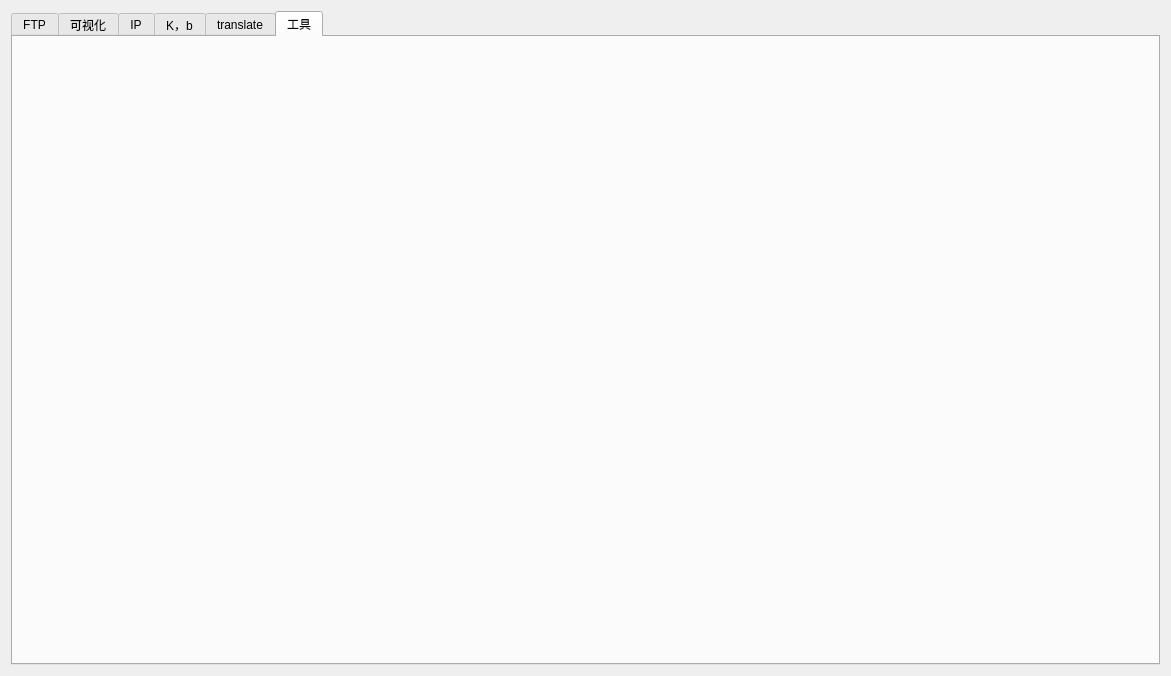
<?xml version="1.0" encoding="UTF-8"?>
<ui version="4.0">
 <class>Widget</class>
 <widget class="QWidget" name="Widget">
  <property name="geometry">
   <rect>
    <x>0</x>
    <y>0</y>
    <width>1171</width>
    <height>676</height>
   </rect>
  </property>
  <property name="windowTitle">
   <string>Widget</string>
  </property>
  <property name="autoFillBackground">
   <bool>true</bool>
  </property>
  <layout class="QGridLayout" name="gridLayout_9">
   <item row="0" column="0">
    <widget class="QTabWidget" name="tabWidget">
     <property name="maximumSize">
      <size>
       <width>16777215</width>
       <height>16777215</height>
      </size>
     </property>
     <property name="mouseTracking">
      <bool>true</bool>
     </property>
     <property name="layoutDirection">
      <enum>Qt::LeftToRight</enum>
     </property>
     <property name="autoFillBackground">
      <bool>true</bool>
     </property>
     <property name="styleSheet">
      <string notr="true">font: 12pt &quot;微软雅黑&quot;;</string>
     </property>
     <property name="tabShape">
      <enum>QTabWidget::Rounded</enum>
     </property>
     <property name="currentIndex">
      <number>5</number>
     </property>
     <property name="elideMode">
      <enum>Qt::ElideNone</enum>
     </property>
     <widget class="QWidget" name="tabWidget_FTP">
      <attribute name="title">
       <string>FTP</string>
      </attribute>
      <layout class="QGridLayout" name="gridLayout_11">
       <item row="0" column="0" colspan="2">
        <widget class="QWidget" name="widget_6" native="true">
         <layout class="QGridLayout" name="gridLayout_6">
          <property name="leftMargin">
           <number>0</number>
          </property>
          <property name="topMargin">
           <number>0</number>
          </property>
          <property name="rightMargin">
           <number>0</number>
          </property>
          <property name="bottomMargin">
           <number>0</number>
          </property>
          <property name="spacing">
           <number>0</number>
          </property>
          <item row="0" column="0">
           <widget class="QLabel" name="label_3">
            <property name="styleSheet">
             <string notr="true">font: 9pt &quot;微软雅黑&quot;;</string>
            </property>
            <property name="text">
             <string>FTP 服务器：</string>
            </property>
           </widget>
          </item>
          <item row="0" column="1">
           <widget class="QLineEdit" name="lineEdit">
            <property name="styleSheet">
             <string notr="true">font: 9pt &quot;微软雅黑&quot;;</string>
            </property>
            <property name="text">
             <string>ftp://Goldensun:7622041.@10.108.12.31:21</string>
            </property>
           </widget>
          </item>
          <item row="0" column="2">
           <widget class="QPushButton" name="pushButton_connect">
            <property name="styleSheet">
             <string notr="true">font: 9pt &quot;微软雅黑&quot;;</string>
            </property>
            <property name="text">
             <string>登录</string>
            </property>
           </widget>
          </item>
         </layout>
        </widget>
       </item>
       <item row="1" column="0">
        <widget class="QWidget" name="widget_5" native="true">
         <layout class="QGridLayout" name="gridLayout_8">
          <property name="leftMargin">
           <number>0</number>
          </property>
          <property name="topMargin">
           <number>0</number>
          </property>
          <property name="rightMargin">
           <number>0</number>
          </property>
          <property name="bottomMargin">
           <number>0</number>
          </property>
          <property name="spacing">
           <number>0</number>
          </property>
          <item row="0" column="0">
           <widget class="QWidget" name="widget_9" native="true">
            <layout class="QGridLayout" name="gridLayout_4">
             <property name="leftMargin">
              <number>0</number>
             </property>
             <property name="topMargin">
              <number>0</number>
             </property>
             <property name="rightMargin">
              <number>0</number>
             </property>
             <property name="bottomMargin">
              <number>0</number>
             </property>
             <property name="spacing">
              <number>0</number>
             </property>
            </layout>
           </widget>
          </item>
          <item row="2" column="0">
           <widget class="QWidget" name="widget_11" native="true">
            <layout class="QGridLayout" name="gridLayout_3">
             <property name="leftMargin">
              <number>0</number>
             </property>
             <property name="topMargin">
              <number>0</number>
             </property>
             <property name="rightMargin">
              <number>0</number>
             </property>
             <property name="bottomMargin">
              <number>0</number>
             </property>
             <property name="spacing">
              <number>0</number>
             </property>
            </layout>
           </widget>
          </item>
          <item row="1" column="0">
           <widget class="QTreeWidget" name="treeWidget_ftp">
            <property name="styleSheet">
             <string notr="true">font: 9pt &quot;微软雅黑&quot;;</string>
            </property>
            <property name="autoScrollMargin">
             <number>16</number>
            </property>
            <column>
             <property name="text">
              <string>名称</string>
             </property>
            </column>
            <column>
             <property name="text">
              <string>修改日期</string>
             </property>
            </column>
            <column>
             <property name="text">
              <string>大小</string>
             </property>
            </column>
           </widget>
          </item>
         </layout>
        </widget>
       </item>
       <item row="1" column="1">
        <widget class="QWidget" name="widget_7" native="true">
         <layout class="QGridLayout" name="gridLayout_5">
          <property name="leftMargin">
           <number>0</number>
          </property>
          <property name="topMargin">
           <number>0</number>
          </property>
          <property name="rightMargin">
           <number>0</number>
          </property>
          <property name="bottomMargin">
           <number>0</number>
          </property>
          <property name="spacing">
           <number>0</number>
          </property>
          <item row="0" column="0">
           <widget class="QTreeWidget" name="treeWidget_localfile">
            <property name="styleSheet">
             <string notr="true">font: 9pt &quot;微软雅黑&quot;;</string>
            </property>
            <column>
             <property name="text">
              <string>名称</string>
             </property>
            </column>
            <column>
             <property name="text">
              <string>修改日期</string>
             </property>
            </column>
            <column>
             <property name="text">
              <string>大小</string>
             </property>
            </column>
           </widget>
          </item>
         </layout>
        </widget>
       </item>
       <item row="2" column="0">
        <widget class="QWidget" name="widget_10" native="true">
         <layout class="QGridLayout" name="gridLayout_10">
          <property name="leftMargin">
           <number>0</number>
          </property>
          <property name="topMargin">
           <number>0</number>
          </property>
          <property name="rightMargin">
           <number>0</number>
          </property>
          <property name="bottomMargin">
           <number>0</number>
          </property>
          <property name="spacing">
           <number>0</number>
          </property>
          <item row="0" column="0">
           <widget class="QLabel" name="label_4">
            <property name="styleSheet">
             <string notr="true">font: 9pt &quot;微软雅黑&quot;;</string>
            </property>
            <property name="text">
             <string>进度条：</string>
            </property>
           </widget>
          </item>
          <item row="0" column="1">
           <widget class="QProgressBar" name="progressBar">
            <property name="styleSheet">
             <string notr="true">font: 9pt &quot;微软雅黑&quot;;</string>
            </property>
            <property name="value">
             <number>24</number>
            </property>
           </widget>
          </item>
          <item row="0" column="2">
           <widget class="QPushButton" name="pushButton_canceldownload">
            <property name="styleSheet">
             <string notr="true">font: 9pt &quot;微软雅黑&quot;;</string>
            </property>
            <property name="text">
             <string>取消</string>
            </property>
           </widget>
          </item>
         </layout>
        </widget>
       </item>
       <item row="2" column="1">
        <widget class="QWidget" name="widget_8" native="true">
         <layout class="QGridLayout" name="gridLayout_7">
          <property name="leftMargin">
           <number>0</number>
          </property>
          <property name="topMargin">
           <number>0</number>
          </property>
          <property name="rightMargin">
           <number>0</number>
          </property>
          <property name="bottomMargin">
           <number>0</number>
          </property>
          <property name="spacing">
           <number>0</number>
          </property>
          <item row="0" column="0">
           <spacer name="horizontalSpacer_6">
            <property name="orientation">
             <enum>Qt::Horizontal</enum>
            </property>
            <property name="sizeHint" stdset="0">
             <size>
              <width>40</width>
              <height>20</height>
             </size>
            </property>
           </spacer>
          </item>
          <item row="0" column="1">
           <widget class="QComboBox" name="comboBox">
            <property name="minimumSize">
             <size>
              <width>67</width>
              <height>0</height>
             </size>
            </property>
            <property name="styleSheet">
             <string notr="true">font: 9pt &quot;微软雅黑&quot;;</string>
            </property>
            <item>
             <property name="text">
              <string>C盘</string>
             </property>
             <property name="icon">
              <iconset>
               <normaloff>:/images/c.jpg</normaloff>:/images/c.jpg</iconset>
             </property>
            </item>
            <item>
             <property name="text">
              <string>D盘</string>
             </property>
             <property name="icon">
              <iconset>
               <normaloff>:/images/d.jpg</normaloff>:/images/d.jpg</iconset>
             </property>
            </item>
            <item>
             <property name="text">
              <string>E盘</string>
             </property>
             <property name="icon">
              <iconset>
               <normaloff>:/images/d.jpg</normaloff>:/images/d.jpg</iconset>
             </property>
            </item>
            <item>
             <property name="text">
              <string>F盘</string>
             </property>
             <property name="icon">
              <iconset>
               <normaloff>:/images/d.jpg</normaloff>:/images/d.jpg</iconset>
             </property>
            </item>
           </widget>
          </item>
         </layout>
        </widget>
       </item>
       <item row="3" column="0">
        <widget class="QLabel" name="label_status">
         <property name="styleSheet">
          <string notr="true">font: 9pt &quot;Agency FB&quot;;</string>
         </property>
         <property name="text">
          <string/>
         </property>
        </widget>
       </item>
      </layout>
     </widget>
     <widget class="QWidget" name="tabWidget_SHOW">
      <attribute name="title">
       <string>可视化</string>
      </attribute>
      <layout class="QGridLayout" name="gridLayout_23">
       <item row="0" column="0">
        <widget class="QWidget" name="widget_13" native="true">
         <layout class="QGridLayout" name="gridLayout_15">
          <item row="0" column="0">
           <widget class="QScrollArea" name="scrollArea">
            <property name="widgetResizable">
             <bool>true</bool>
            </property>
            <widget class="QWidget" name="scrollAreaWidgetContents">
             <property name="geometry">
              <rect>
               <x>0</x>
               <y>0</y>
               <width>936</width>
               <height>1956</height>
              </rect>
             </property>
             <layout class="QGridLayout" name="gridLayout_14">
              <item row="0" column="0">
               <widget class="QWidget" name="widget" native="true">
                <property name="sizePolicy">
                 <sizepolicy hsizetype="Preferred" vsizetype="Preferred">
                  <horstretch>0</horstretch>
                  <verstretch>0</verstretch>
                 </sizepolicy>
                </property>
                <layout class="QGridLayout" name="gridLayout_2">
                 <item row="0" column="2">
                  <widget class="QwtPlot" name="qwtPlot">
                   <property name="minimumSize">
                    <size>
                     <width>550</width>
                     <height>300</height>
                    </size>
                   </property>
                   <property name="styleSheet">
                    <string notr="true">font: 9pt &quot;微软雅黑&quot;;</string>
                   </property>
                   <property name="canvasBackground" stdset="0">
                    <brush brushstyle="SolidPattern">
                     <color alpha="255">
                      <red>240</red>
                      <green>240</green>
                      <blue>240</blue>
                     </color>
                    </brush>
                   </property>
                   <property name="autoReplot" stdset="0">
                    <bool>true</bool>
                   </property>
                  </widget>
                 </item>
                </layout>
               </widget>
              </item>
              <item row="1" column="0">
               <widget class="QWidget" name="widget_15" native="true">
                <property name="sizePolicy">
                 <sizepolicy hsizetype="Preferred" vsizetype="Preferred">
                  <horstretch>0</horstretch>
                  <verstretch>0</verstretch>
                 </sizepolicy>
                </property>
                <layout class="QGridLayout" name="gridLayout_16">
                 <item row="0" column="1">
                  <widget class="QwtPlot" name="qwtPlot_2">
                   <property name="minimumSize">
                    <size>
                     <width>550</width>
                     <height>300</height>
                    </size>
                   </property>
                   <property name="canvasBackground" stdset="0">
                    <brush brushstyle="SolidPattern">
                     <color alpha="255">
                      <red>240</red>
                      <green>240</green>
                      <blue>240</blue>
                     </color>
                    </brush>
                   </property>
                   <property name="autoReplot" stdset="0">
                    <bool>true</bool>
                   </property>
                  </widget>
                 </item>
                </layout>
               </widget>
              </item>
              <item row="2" column="0">
               <widget class="QWidget" name="widget_16" native="true">
                <property name="sizePolicy">
                 <sizepolicy hsizetype="Preferred" vsizetype="Preferred">
                  <horstretch>0</horstretch>
                  <verstretch>0</verstretch>
                 </sizepolicy>
                </property>
                <layout class="QGridLayout" name="gridLayout_17">
                 <item row="0" column="1">
                  <widget class="QwtPlot" name="qwtPlot_3">
                   <property name="minimumSize">
                    <size>
                     <width>550</width>
                     <height>300</height>
                    </size>
                   </property>
                   <property name="canvasBackground" stdset="0">
                    <brush brushstyle="SolidPattern">
                     <color alpha="255">
                      <red>240</red>
                      <green>240</green>
                      <blue>240</blue>
                     </color>
                    </brush>
                   </property>
                   <property name="autoReplot" stdset="0">
                    <bool>true</bool>
                   </property>
                  </widget>
                 </item>
                </layout>
               </widget>
              </item>
              <item row="3" column="0">
               <widget class="QWidget" name="widget_17" native="true">
                <property name="sizePolicy">
                 <sizepolicy hsizetype="Preferred" vsizetype="Preferred">
                  <horstretch>0</horstretch>
                  <verstretch>0</verstretch>
                 </sizepolicy>
                </property>
                <layout class="QGridLayout" name="gridLayout_18">
                 <item row="0" column="1">
                  <widget class="QwtPlot" name="qwtPlot_4">
                   <property name="minimumSize">
                    <size>
                     <width>550</width>
                     <height>300</height>
                    </size>
                   </property>
                   <property name="canvasBackground" stdset="0">
                    <brush brushstyle="SolidPattern">
                     <color alpha="255">
                      <red>240</red>
                      <green>240</green>
                      <blue>240</blue>
                     </color>
                    </brush>
                   </property>
                   <property name="autoReplot" stdset="0">
                    <bool>true</bool>
                   </property>
                  </widget>
                 </item>
                </layout>
               </widget>
              </item>
              <item row="4" column="0">
               <widget class="QWidget" name="widget_18" native="true">
                <property name="sizePolicy">
                 <sizepolicy hsizetype="Preferred" vsizetype="Preferred">
                  <horstretch>0</horstretch>
                  <verstretch>0</verstretch>
                 </sizepolicy>
                </property>
                <layout class="QGridLayout" name="gridLayout_19">
                 <item row="0" column="1">
                  <widget class="QwtPlot" name="qwtPlot_5">
                   <property name="minimumSize">
                    <size>
                     <width>550</width>
                     <height>300</height>
                    </size>
                   </property>
                   <property name="canvasBackground" stdset="0">
                    <brush brushstyle="SolidPattern">
                     <color alpha="255">
                      <red>240</red>
                      <green>240</green>
                      <blue>240</blue>
                     </color>
                    </brush>
                   </property>
                   <property name="autoReplot" stdset="0">
                    <bool>true</bool>
                   </property>
                  </widget>
                 </item>
                </layout>
               </widget>
              </item>
              <item row="5" column="0">
               <widget class="QWidget" name="widget_19" native="true">
                <property name="sizePolicy">
                 <sizepolicy hsizetype="Preferred" vsizetype="Preferred">
                  <horstretch>0</horstretch>
                  <verstretch>0</verstretch>
                 </sizepolicy>
                </property>
                <layout class="QGridLayout" name="gridLayout_20">
                 <item row="0" column="1">
                  <widget class="QwtPlot" name="qwtPlot_6">
                   <property name="minimumSize">
                    <size>
                     <width>550</width>
                     <height>300</height>
                    </size>
                   </property>
                   <property name="canvasBackground" stdset="0">
                    <brush brushstyle="SolidPattern">
                     <color alpha="255">
                      <red>240</red>
                      <green>240</green>
                      <blue>240</blue>
                     </color>
                    </brush>
                   </property>
                   <property name="autoReplot" stdset="0">
                    <bool>true</bool>
                   </property>
                  </widget>
                 </item>
                </layout>
               </widget>
              </item>
             </layout>
            </widget>
           </widget>
          </item>
         </layout>
        </widget>
       </item>
       <item row="0" column="1">
        <widget class="QWidget" name="widget_20" native="true">
         <property name="maximumSize">
          <size>
           <width>200</width>
           <height>425</height>
          </size>
         </property>
         <layout class="QGridLayout" name="gridLayout_22">
          <item row="0" column="0">
           <widget class="QWidget" name="widget_14" native="true">
            <property name="sizePolicy">
             <sizepolicy hsizetype="Fixed" vsizetype="Fixed">
              <horstretch>0</horstretch>
              <verstretch>0</verstretch>
             </sizepolicy>
            </property>
            <property name="maximumSize">
             <size>
              <width>132</width>
              <height>174</height>
             </size>
            </property>
            <layout class="QGridLayout" name="gridLayout_12">
             <item row="0" column="0">
              <widget class="QCheckBox" name="checkBox">
               <property name="styleSheet">
                <string notr="true">font: 9pt &quot;微软雅黑&quot;;
gridline-color: rgb(0, 0, 255);</string>
               </property>
               <property name="text">
                <string>通道一</string>
               </property>
              </widget>
             </item>
             <item row="1" column="0">
              <widget class="QCheckBox" name="checkBox_2">
               <property name="styleSheet">
                <string notr="true">font: 9pt &quot;微软雅黑&quot;;</string>
               </property>
               <property name="text">
                <string>通道二</string>
               </property>
              </widget>
             </item>
             <item row="2" column="0">
              <widget class="QCheckBox" name="checkBox_3">
               <property name="styleSheet">
                <string notr="true">font: 9pt &quot;微软雅黑&quot;;</string>
               </property>
               <property name="text">
                <string>通道三</string>
               </property>
              </widget>
             </item>
             <item row="3" column="0">
              <widget class="QCheckBox" name="checkBox_4">
               <property name="styleSheet">
                <string notr="true">font: 9pt &quot;微软雅黑&quot;;</string>
               </property>
               <property name="text">
                <string>通道四</string>
               </property>
              </widget>
             </item>
             <item row="4" column="0">
              <widget class="QCheckBox" name="checkBox_5">
               <property name="styleSheet">
                <string notr="true">font: 9pt &quot;微软雅黑&quot;;</string>
               </property>
               <property name="text">
                <string>通道五</string>
               </property>
              </widget>
             </item>
             <item row="5" column="0">
              <widget class="QCheckBox" name="checkBox_6">
               <property name="styleSheet">
                <string notr="true">font: 9pt &quot;微软雅黑&quot;;</string>
               </property>
               <property name="text">
                <string>通道六</string>
               </property>
              </widget>
             </item>
            </layout>
           </widget>
          </item>
          <item row="1" column="0">
           <widget class="QWidget" name="widget_2" native="true">
            <property name="sizePolicy">
             <sizepolicy hsizetype="Fixed" vsizetype="Fixed">
              <horstretch>0</horstretch>
              <verstretch>0</verstretch>
             </sizepolicy>
            </property>
            <property name="minimumSize">
             <size>
              <width>1</width>
              <height>0</height>
             </size>
            </property>
            <property name="maximumSize">
             <size>
              <width>132</width>
              <height>227</height>
             </size>
            </property>
            <layout class="QGridLayout" name="gridLayout_21">
             <item row="0" column="0">
              <widget class="QPushButton" name="pushButton_openfile">
               <property name="sizePolicy">
                <sizepolicy hsizetype="Preferred" vsizetype="Fixed">
                 <horstretch>0</horstretch>
                 <verstretch>0</verstretch>
                </sizepolicy>
               </property>
               <property name="styleSheet">
                <string notr="true">font: 9pt &quot;微软雅黑&quot;;</string>
               </property>
               <property name="text">
                <string>打开文件</string>
               </property>
              </widget>
             </item>
             <item row="1" column="0">
              <widget class="QProgressBar" name="progressBar_readfile">
               <property name="styleSheet">
                <string notr="true">font: 9pt &quot;微软雅黑&quot;;</string>
               </property>
               <property name="value">
                <number>24</number>
               </property>
              </widget>
             </item>
             <item row="2" column="0">
              <widget class="QWidget" name="widget_12" native="true">
               <property name="sizePolicy">
                <sizepolicy hsizetype="Preferred" vsizetype="Fixed">
                 <horstretch>0</horstretch>
                 <verstretch>0</verstretch>
                </sizepolicy>
               </property>
               <layout class="QGridLayout" name="gridLayout">
                <property name="leftMargin">
                 <number>0</number>
                </property>
                <property name="topMargin">
                 <number>0</number>
                </property>
                <property name="rightMargin">
                 <number>0</number>
                </property>
                <property name="bottomMargin">
                 <number>0</number>
                </property>
                <property name="spacing">
                 <number>0</number>
                </property>
                <item row="0" column="0">
                 <widget class="QLabel" name="label_5">
                  <property name="sizePolicy">
                   <sizepolicy hsizetype="Preferred" vsizetype="Preferred">
                    <horstretch>0</horstretch>
                    <verstretch>0</verstretch>
                   </sizepolicy>
                  </property>
                  <property name="minimumSize">
                   <size>
                    <width>114</width>
                    <height>12</height>
                   </size>
                  </property>
                  <property name="styleSheet">
                   <string notr="true">font: 9pt &quot;微软雅黑&quot;;</string>
                  </property>
                  <property name="text">
                   <string>时间范围：</string>
                  </property>
                 </widget>
                </item>
                <item row="1" column="0">
                 <widget class="QLabel" name="label_timerange">
                  <property name="styleSheet">
                   <string notr="true">font: 9pt &quot;宋体&quot;;</string>
                  </property>
                  <property name="text">
                   <string/>
                  </property>
                 </widget>
                </item>
               </layout>
              </widget>
             </item>
             <item row="3" column="0">
              <widget class="QWidget" name="widget_3" native="true">
               <property name="sizePolicy">
                <sizepolicy hsizetype="Preferred" vsizetype="Fixed">
                 <horstretch>0</horstretch>
                 <verstretch>0</verstretch>
                </sizepolicy>
               </property>
               <layout class="QGridLayout" name="gridLayout_13">
                <property name="leftMargin">
                 <number>0</number>
                </property>
                <property name="topMargin">
                 <number>0</number>
                </property>
                <property name="rightMargin">
                 <number>0</number>
                </property>
                <property name="bottomMargin">
                 <number>0</number>
                </property>
                <property name="spacing">
                 <number>0</number>
                </property>
                <item row="0" column="0">
                 <widget class="QLabel" name="label">
                  <property name="styleSheet">
                   <string notr="true">font: 9pt &quot;微软雅黑&quot;;</string>
                  </property>
                  <property name="text">
                   <string>开始：</string>
                  </property>
                 </widget>
                </item>
                <item row="0" column="1">
                 <widget class="QDoubleSpinBox" name="doubleSpinBox">
                  <property name="styleSheet">
                   <string notr="true">font: 9pt &quot;微软雅黑&quot;;</string>
                  </property>
                 </widget>
                </item>
               </layout>
              </widget>
             </item>
             <item row="4" column="0">
              <widget class="QWidget" name="widget_4" native="true">
               <property name="sizePolicy">
                <sizepolicy hsizetype="Preferred" vsizetype="Fixed">
                 <horstretch>0</horstretch>
                 <verstretch>0</verstretch>
                </sizepolicy>
               </property>
               <layout class="QHBoxLayout" name="horizontalLayout_2">
                <property name="spacing">
                 <number>0</number>
                </property>
                <property name="leftMargin">
                 <number>0</number>
                </property>
                <property name="topMargin">
                 <number>0</number>
                </property>
                <property name="rightMargin">
                 <number>0</number>
                </property>
                <property name="bottomMargin">
                 <number>0</number>
                </property>
                <item>
                 <widget class="QLabel" name="label_2">
                  <property name="styleSheet">
                   <string notr="true">font: 9pt &quot;微软雅黑&quot;;</string>
                  </property>
                  <property name="text">
                   <string>结束：</string>
                  </property>
                 </widget>
                </item>
                <item>
                 <widget class="QDoubleSpinBox" name="doubleSpinBox_2">
                  <property name="styleSheet">
                   <string notr="true">font: 9pt &quot;微软雅黑&quot;;</string>
                  </property>
                 </widget>
                </item>
               </layout>
              </widget>
             </item>
             <item row="5" column="0">
              <widget class="QPushButton" name="pushButton_queding">
               <property name="sizePolicy">
                <sizepolicy hsizetype="Preferred" vsizetype="Fixed">
                 <horstretch>0</horstretch>
                 <verstretch>0</verstretch>
                </sizepolicy>
               </property>
               <property name="styleSheet">
                <string notr="true">font: 9pt &quot;微软雅黑&quot;;</string>
               </property>
               <property name="text">
                <string>确定</string>
               </property>
              </widget>
             </item>
             <item row="6" column="0">
              <widget class="QPushButton" name="pushButton_cancelsegshow">
               <property name="sizePolicy">
                <sizepolicy hsizetype="Preferred" vsizetype="Fixed">
                 <horstretch>0</horstretch>
                 <verstretch>0</verstretch>
                </sizepolicy>
               </property>
               <property name="styleSheet">
                <string notr="true">font: 9pt &quot;微软雅黑&quot;;</string>
               </property>
               <property name="text">
                <string>取消分段显示</string>
               </property>
              </widget>
             </item>
            </layout>
           </widget>
          </item>
         </layout>
        </widget>
       </item>
      </layout>
     </widget>
     <widget class="QWidget" name="tab_IP">
      <attribute name="title">
       <string>IP</string>
      </attribute>
     </widget>
     <widget class="QWidget" name="tab_k">
      <attribute name="title">
       <string>K，b</string>
      </attribute>
     </widget>
     <widget class="QWidget" name="tab_translate">
      <attribute name="title">
       <string>translate</string>
      </attribute>
     </widget>
     <widget class="QWidget" name="tab">
      <attribute name="title">
       <string>工具</string>
      </attribute>
     </widget>
    </widget>
   </item>
  </layout>
 </widget>
 <layoutdefault spacing="6" margin="11"/>
 <customwidgets>
  <customwidget>
   <class>QwtPlot</class>
   <extends>QFrame</extends>
   <header>qwt_plot.h</header>
   <container>1</container>
  </customwidget>
 </customwidgets>
 <resources/>
 <connections/>
</ui>
